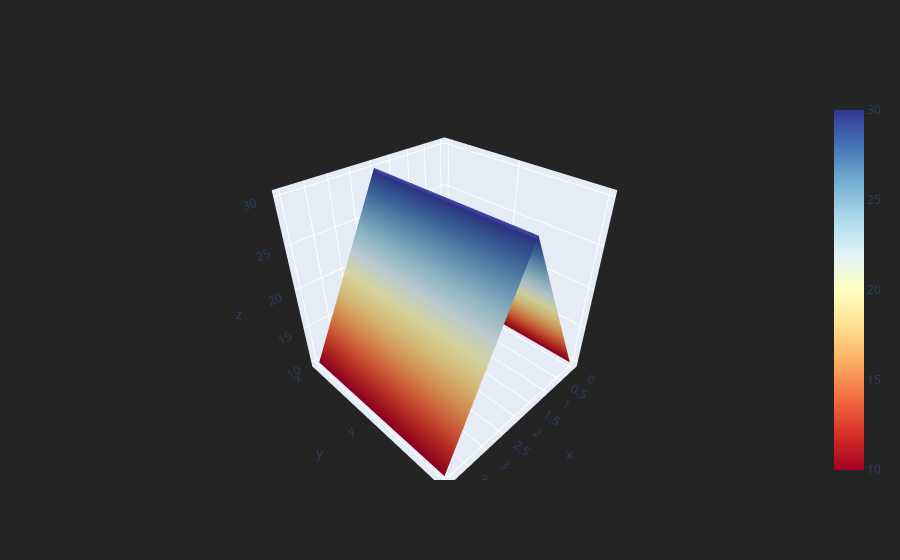

The notebook cell saved with this chart:
### Code cell
df3.iplot(kind='surface', colorscale='rdylbu')

### Figure 1 — Plotly figure (JSON) as saved in the notebook; plotly's stock layout.template omitted (floating-point values rounded to 4 significant figures)
{"data": [{"colorscale": [[0, "rgb(165,0,38)"], [0.1, "rgb(215,48,39)"], [0.2, "rgb(244,109,67)"], [0.3, "rgb(253,174,97)"], [0.4, "rgb(254,224,144)"], [0.5, "rgb(255,255,191)"], [0.6, "rgb(224,243,248)"], [0.7, "rgb(171,217,233)"], [0.8, "rgb(116,173,209)"], [0.9, "rgb(69,117,180)"], [1, "rgb(49,54,149)"]], "type": "surface", "x": [0, 1, 2, 3, 4], "y": ["x", "y", "z"], "z": [[10, 20, 30, 20, 10], [10, 20, 30, 20, 10], [10, 20, 30, 20, 10]]}], "layout": {"legend": {"bgcolor": "#242424", "font": {"color": "#F4F4F4"}}, "paper_bgcolor": "#242424", "plot_bgcolor": "#242424", "title": {"font": {"color": "#F4F4F4"}}, "xaxis": {"gridcolor": "#343434", "showgrid": true, "tickfont": {"color": "#A4A4A4"}, "title": {"font": {"color": "#A4A4A4"}, "text": ""}, "zerolinecolor": "#444444"}, "yaxis": {"gridcolor": "#343434", "showgrid": true, "tickfont": {"color": "#A4A4A4"}, "title": {"font": {"color": "#A4A4A4"}, "text": ""}, "zerolinecolor": "#444444"}}}
